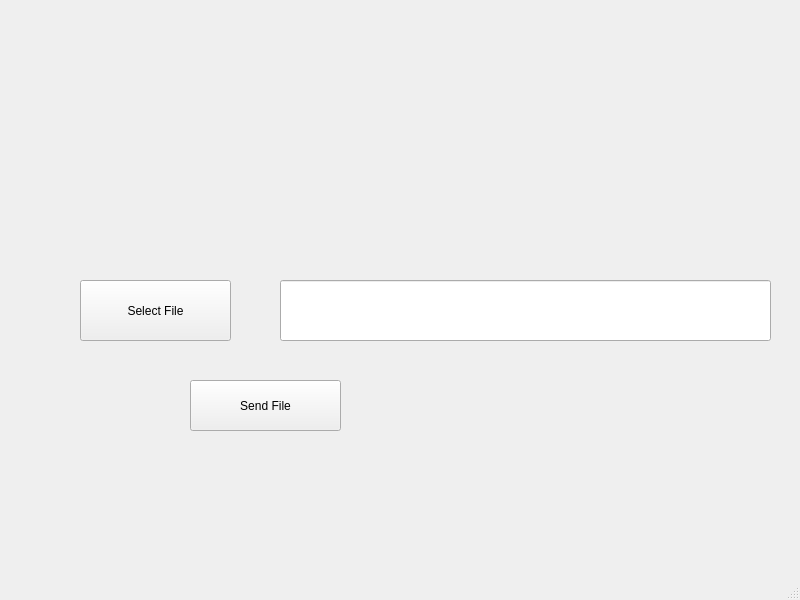
<?xml version="1.0" encoding="UTF-8"?>
<ui version="4.0">
 <class>MainWindow</class>
 <widget class="QMainWindow" name="MainWindow">
  <property name="geometry">
   <rect>
    <x>0</x>
    <y>0</y>
    <width>800</width>
    <height>600</height>
   </rect>
  </property>
  <property name="windowTitle">
   <string>MainWindow</string>
  </property>
  <widget class="QWidget" name="centralwidget">
   <widget class="QPushButton" name="pushButton">
    <property name="geometry">
     <rect>
      <x>80</x>
      <y>280</y>
      <width>151</width>
      <height>61</height>
     </rect>
    </property>
    <property name="text">
     <string>Select File</string>
    </property>
   </widget>
   <widget class="QLineEdit" name="lineEdit">
    <property name="geometry">
     <rect>
      <x>280</x>
      <y>280</y>
      <width>491</width>
      <height>61</height>
     </rect>
    </property>
   </widget>
   <widget class="QPushButton" name="pushButton_2">
    <property name="geometry">
     <rect>
      <x>190</x>
      <y>380</y>
      <width>151</width>
      <height>51</height>
     </rect>
    </property>
    <property name="text">
     <string>Send File</string>
    </property>
   </widget>
  </widget>
  <widget class="QMenuBar" name="menubar">
   <property name="geometry">
    <rect>
     <x>0</x>
     <y>0</y>
     <width>800</width>
     <height>22</height>
    </rect>
   </property>
  </widget>
  <widget class="QStatusBar" name="statusbar"/>
 </widget>
 <resources/>
 <connections/>
</ui>
